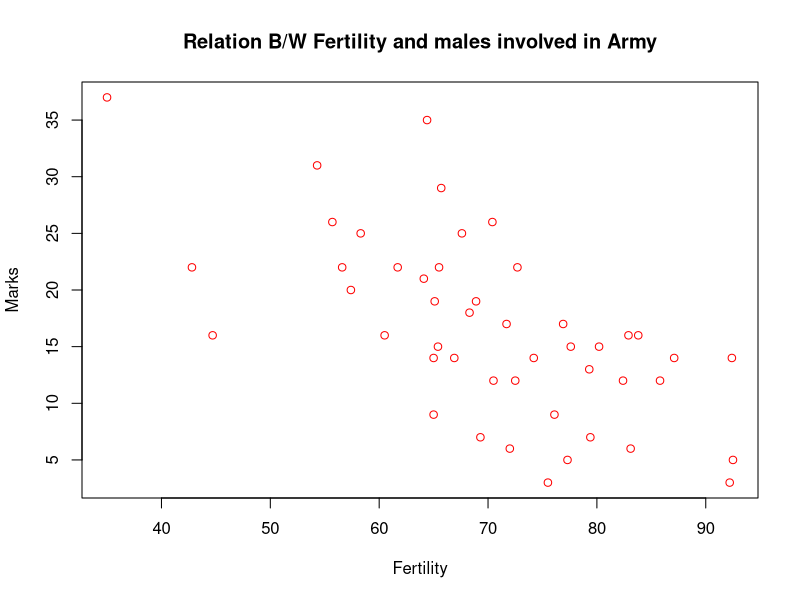
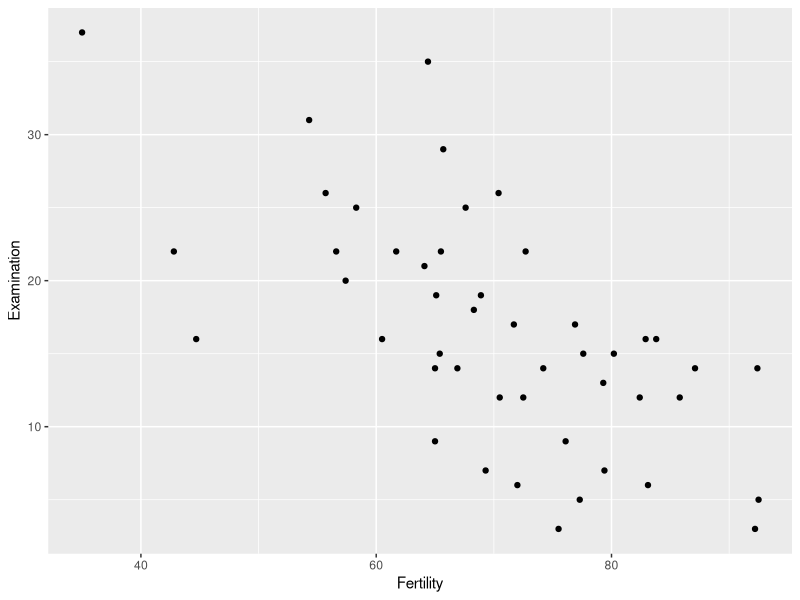

The R script that drew these images, in order:
# Creating boxplot for relation between Fertility and Percentage of males involved in Army
library(ggplot2)

plot (swiss$Fertility, swiss$Examination, col= "red", main ='Relation B/W Fertility and males involved in Army', xlab = 'Fertility', ylab = 'Marks')

# Checking corelation between fertility and marks obtained in army 
cor.test(swiss$Fertility,swiss$Examination)

# Creating GGPlot in order to explain the corelation
ggplot(swiss,aes(Fertility,Examination)) + geom_point()

######################
# Explaining the results
# We observe a negative relationship between fertility and marks obtained in army
# there we have say that more people in the army will lead to low fertility rates 
# data:  swiss$Fertility and swiss$Examination
#t = -5.6753, df = 45, p-value = 9.45e-07
#alternative hypothesis: true correlation is not equal to 0
#95 percent confidence interval:
#  -0.7870674 -0.4403995
#sample estimates:
#  cor 
#-0.6458827 
######################